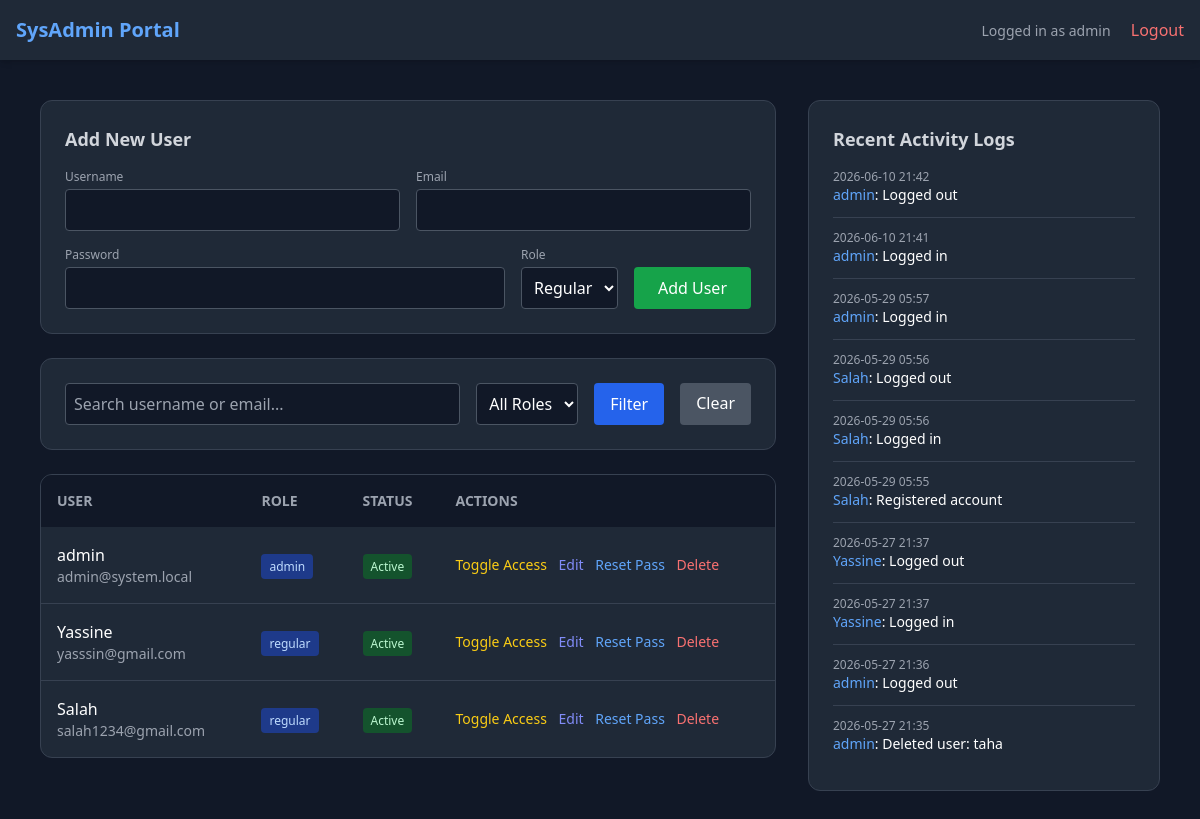
The page /admin (signed in) on the database its author committed.
### app.py (models this page shows)
class User(UserMixin, db.Model):
    id = db.Column(db.Integer, primary_key=True)
    username = db.Column(db.String(80), unique=True, nullable=False)
    email = db.Column(db.String(120), unique=True, nullable=False)
    password_hash = db.Column(db.String(256))
    role = db.Column(db.String(20), default='regular')
    is_active = db.Column(db.Boolean, default=True)

class AuditLog(db.Model):
    id = db.Column(db.Integer, primary_key=True)
    user_id = db.Column(db.Integer, db.ForeignKey('user.id'), nullable=True)
    action = db.Column(db.String(255), nullable=False)
    timestamp = db.Column(db.DateTime, default=datetime.utcnow)
    user = db.relationship('User', backref='logs')

### app.py (the view)
@app.route('/admin')
@login_required
def admin_dashboard():
    if current_user.role != 'admin': abort(403)
    query_str = request.args.get('q', '')
    role_filter = request.args.get('role', '')
    users_query = User.query
    if query_str:
        users_query = users_query.filter((User.username.contains(query_str)) | (User.email.contains(query_str)))
    if role_filter:
        users_query = users_query.filter_by(role=role_filter)
    users = users_query.all()
    logs = AuditLog.query.order_by(AuditLog.timestamp.desc()).limit(10).all()
    return render_template('admin_dashboard.html', users=users, logs=logs)

### app.py (called while the page is built)
@login_manager.user_loader
def load_user(user_id):
    return User.query.get(int(user_id))

### templates/admin_dashboard.html (shortened to what this page needs)
{% extends 'index.html' %}
{% block content %}
<div class="grid grid-cols-1 lg:grid-cols-3 gap-8">
    <div class="lg:col-span-2 space-y-6">
        <div class="bg-gray-800 p-6 rounded-xl border border-gray-700 mb-6">
    <h3 class="text-lg font-semibold mb-4 text-gray-300">Add New User</h3>
    <form action="{{ url_for('admin_add_user') }}" method="POST" class="flex flex-wrap gap-4 items-end">
        <div class="flex-grow">
            <label class="block text-xs text-gray-400 mb-1">Username</label>
            <input type="text" name="username" required class="w-full p-2 bg-gray-900 rounded border border-gray-600 text-white">
        </div>
        <div class="flex-grow">
            <label class="block text-xs text-gray-400 mb-1">Email</label>
            <input type="email" name="email" required class="w-full p-2 bg-gray-900 rounded border border-gray-600 text-white">
        </div>
        <div class="flex-grow">
            <label class="block text-xs text-gray-400 mb-1">Password</label>
            <input type="password" name="password" required class="w-full p-2 bg-gray-900 rounded border border-gray-600 text-white">
        </div>
        <div>
            <label class="block text-xs text-gray-400 mb-1">Role</label>
            <select name="role" class="w-full p-2 bg-gray-900 rounded border border-gray-600 text-white">
                <option value="regular">Regular</option>
            </select>
        </div>
        <button type="submit" class="bg-green-600 px-6 py-2 rounded hover:bg-green-500 font-medium text-white h-[42px]">Add User</button>
    </form>
</div>
        <div class="bg-gray-800 p-6 rounded-xl border border-gray-700">
            <form method="GET" class="flex gap-4">
                <input type="text" name="q" placeholder="Search username or email..." class="flex-grow p-2 bg-gray-900 rounded border border-gray-600 focus:border-blue-500 text-white">
                <select name="role" class="p-2 bg-gray-900 rounded border border-gray-600 text-white">
                    <option value="">All Roles</option>
                </select>
                <button type="submit" class="bg-blue-600 px-4 py-2 rounded hover:bg-blue-500">Filter</button>
                <a href="{{ url_for('admin_dashboard') }}" class="bg-gray-600 px-4 py-2 rounded hover:bg-gray-500">Clear</a>
            </form>
        </div>
        <div class="bg-gray-800 rounded-xl border border-gray-700 overflow-hidden">
            <table class="w-full text-left border-collapse">
                <thead>
                    <tr class="bg-gray-900 text-gray-400 text-sm uppercase">
                        <th class="p-4">User</th>
                        <th class="p-4">Role</th>
                        <th class="p-4">Status</th>
                        <th class="p-4">Actions</th>
                    </tr>
                </thead>
                <tbody class="divide-y divide-gray-700">
                    {% for user in users %}
                    <tr class="hover:bg-gray-750">
                        <td class="p-4">
                            <div class="font-medium">{{ user.username }}</div>
                            <div class="text-sm text-gray-400">{{ user.email }}</div>
                        </td>
                        <td class="p-4"><span class="px-2 py-1 text-xs rounded bg-blue-900 text-blue-200">{{ user.role }}</span></td>
                        <td class="p-4">
                            {% if user.is_active %}
                                <span class="px-2 py-1 text-xs rounded bg-green-900 text-green-200">Active</span>
                            {% else %}
                                <span class="px-2 py-1 text-xs rounded bg-red-900 text-red-200">Disabled</span>
                            {% endif %}
                        </td>
                        <td class="p-4 space-x-2 text-sm">
                            <a href="{{ url_for('toggle_user', id=user.id) }}" class="text-yellow-400 hover:underline">Toggle Access</a>
                            <a href="{{ url_for('admin_edit_user', id=user.id) }}" class="text-indigo-400 hover:underline">Edit</a>
                            <a href="{{ url_for('reset_user_password', id=user.id) }}" class="text-blue-400 hover:underline" onclick="return confirm('Reset password to DefaultPass123!?')">Reset Pass</a>
                            <a href="{{ url_for('delete_user', id=user.id) }}" class="text-red-400 hover:underline" onclick="return confirm('Are you sure you want to delete this user?')">Delete</a>
                        </td>
                    </tr>
                    {% endfor %}
                </tbody>
            </table>
        </div>
    </div>
    <div class="bg-gray-800 p-6 rounded-xl border border-gray-700 h-fit">
        <h3 class="text-lg font-semibold mb-4 text-gray-300">Recent Activity Logs</h3>
        <ul class="space-y-3 text-sm">
            {% for log in logs %}
            <li class="pb-3 border-b border-gray-700 last:border-0">
                <div class="text-gray-400 text-xs">{{ log.timestamp.strftime('%Y-%m-%d %H:%M') }}</div>
                <div><span class="font-medium text-blue-400">{{ log.user.username if log.user else 'System' }}</span>: {{ log.action }}</div>
            </li>
            {% endfor %}
        </ul>
    </div>
</div>
{% endblock %}

### templates/index.html (shortened to what this page needs)
<!DOCTYPE html>
<html class="h-full bg-gray-900 text-white">
<head>
    <script src="https://cdn.tailwindcss.com"></script>
</head>
<body class="h-full flex flex-col">
    <nav class="bg-gray-800 p-4 shadow-md flex justify-between items-center">
        <h1 class="text-xl font-bold text-blue-400">SysAdmin Portal</h1>
        <div>
            {% if current_user.is_authenticated %}
                <span class="mr-4 text-sm text-gray-400">Logged in as {{ current_user.username }}</span>
                <a href="{{ url_for('logout') }}" class="text-red-400 hover:text-red-300">Logout</a>
            {% else %}
                <a href="{{ url_for('login') }}" class="mr-4 text-blue-400">Login</a>
                <a href="{{ url_for('register') }}" class="text-blue-400">Register</a>
            {% endif %}
        </div>
    </nav>
    <main class="flex-grow p-10">
        {% block content %}{% endblock %}
    </main>
</body>
</html>

### rows shown on the page
User: username "admin", email "admin@system.local", role "admin", is_active "Active"
User: username "Yassine", email "yasssin@gmail.com", role "regular", is_active "Active"
User: username "Salah", email "salah1234@gmail.com", role "regular", is_active "Active"
AuditLog: timestamp "2026-06-10 21:42", user "admin", action "Logged out"
AuditLog: timestamp "2026-06-10 21:41", user "admin", action "Logged in"
AuditLog: timestamp "2026-05-29 05:57", user "admin", action "Logged in"
AuditLog: timestamp "2026-05-29 05:56", user "Salah", action "Logged out"
AuditLog: timestamp "2026-05-29 05:56", user "Salah", action "Logged in"
AuditLog: timestamp "2026-05-29 05:55", user "Salah", action "Registered account"
AuditLog: timestamp "2026-05-27 21:37", user "Yassine", action "Logged out"
AuditLog: timestamp "2026-05-27 21:37", user "Yassine", action "Logged in"
AuditLog: timestamp "2026-05-27 21:36", user "admin", action "Logged out"
AuditLog: timestamp "2026-05-27 21:35", user "admin", action "Deleted user: taha"
